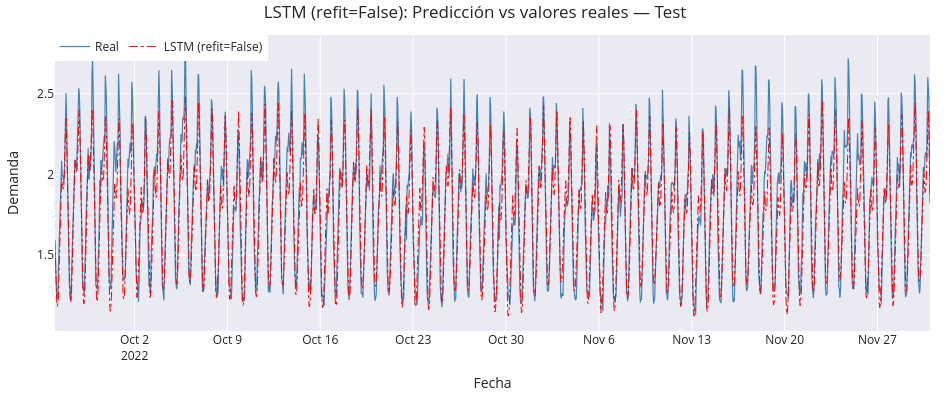

Notebook code for this chart:
### Code cell
# Gráfico LSTM vs Real
# ==============================================================================
pred_lstm_plot = predicciones_lstm.loc[predicciones_lstm['level'] == 'Demand', 'pred']   # filtra las predicciones correspondientes al nivel 'Demand'

fig = go.Figure()
fig.add_trace(go.Scatter(x=datos_test.index, y=datos_test['Demand'],
                         name='Real', mode='lines',
                         line=dict(color='steelblue', width=1.2)))
fig.add_trace(go.Scatter(x=pred_lstm_plot.index, y=pred_lstm_plot.values,
                         name='LSTM (refit=False)', mode='lines',
                         line=dict(color='red', dash='dashdot', width=1)))
fig.update_layout(
    title       = 'LSTM (refit=False): Predicción vs valores reales — Test',
    xaxis_title = 'Fecha',
    yaxis_title = 'Demanda',
    width=950, height=400,
    margin=dict(l=20, r=20, t=35, b=20),
    legend=dict(orientation='h', yanchor='top', y=1.01, xanchor='left', x=0)
)
fig.show()

### Figure 1 — Plotly figure (JSON) as saved in the notebook; plotly's stock layout.template omitted (floating-point values rounded to 4 significant figures; data arrays with more than 128 entries replaced by an {"elided": "..."} marker saying what was removed)
{"data": [{"line": {"color": "steelblue", "width": 1.2}, "mode": "lines", "name": "Real", "type": "scatter", "x": {"elided": "1584 str values"}, "y": {"elided": "1584 float values"}}, {"line": {"color": "red", "dash": "dashdot", "width": 1}, "mode": "lines", "name": "LSTM (refit=False)", "type": "scatter", "x": {"elided": "1584 str values"}, "y": {"elided": "1584 float values"}}], "layout": {"height": 400, "legend": {"orientation": "h", "x": 0, "xanchor": "left", "y": 1.01, "yanchor": "top"}, "margin": {"b": 20, "l": 20, "r": 20, "t": 35}, "title": {"text": "LSTM (refit=False): Predicción vs valores reales — Test"}, "width": 950, "xaxis": {"title": {"text": "Fecha"}}, "yaxis": {"title": {"text": "Demanda"}}}}
